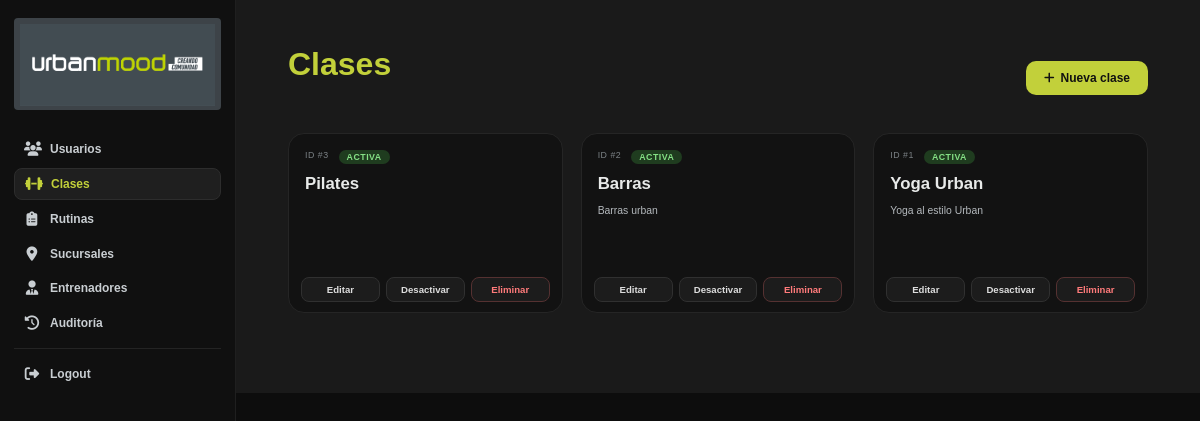
The page /admin/clases (signed in) on the database its author committed.
### models/clase.py (models this page shows, shortened)
class Clase(Base):
    __tablename__ = 'clases'
    id = Column(Integer, primary_key=True)
    name = Column(String(120), nullable=False, unique=True, index=True)
    description = Column(Text, nullable=True)
    is_active = Column(Boolean, nullable=False, default=True, index=True)
    created_at = Column(DateTime, nullable=False, default=datetime.utcnow)
    updated_at = Column(DateTime, nullable=False, default=datetime.utcnow, onupdate=datetime.utcnow)

### routes/admin.py (the view)
@admin_bp.route('/admin/clases', methods=['GET'])
@require_admin
def list_clases():
    with SessionLocal() as db:
        clases = db.query(Clase).order_by(Clase.created_at.desc()).all()
        return render_template('admin_clases.html', clases=clases)

### app.py (called while the page is built)
@app.context_processor
def inject_session_flags():
    return {
        'logged_in': bool(session.get('uid')),
        'user_role': session.get('role')
    }

@app.after_request
def add_security_headers(response):
    response.headers.setdefault('X-Content-Type-Options', 'nosniff')
    response.headers.setdefault('X-Frame-Options', 'SAMEORIGIN')
    response.headers.setdefault('Referrer-Policy', 'strict-origin-when-cross-origin')
    if request.path.startswith('/static/'):
        response.headers.setdefault('Cache-Control', 'public, max-age=86400, immutable')
    return response

### routes/admin.py (called while the page is built)
def require_admin(f):
    @wraps(f)
    def wrapper(*args, **kwargs):
        if session.get('role') != UserRole.admin.value:
            return jsonify({"success": False, "message": "No autorizado"}), 403
        return f(*args, **kwargs)
    return wrapper

### templates/admin_clases.html (shortened to what this page needs)
<!DOCTYPE html>
<html lang="es">
<head>
  <link rel="stylesheet" href="/static/style.css">
  <link rel="stylesheet" href="https://cdnjs.cloudflare.com/ajax/libs/font-awesome/6.5.0/css/all.min.css">
</head>
<body>
{% include '_admin_sidebar.html' %}
<main class="admin-content">
  <div class="clases-toolbar">
    <h1>Clases</h1>
    <button class="create-btn" id="open-create"><i class="fas fa-plus"></i> Nueva clase</button>
  </div>
  <div id="clases-grid" class="grid">
    {% if not clases %}
      <div class="empty" style="grid-column:1/-1;">Aún no hay clases creadas</div>
    {% else %}
      {% for c in clases %}
        <div class="clase-card{% if not c.is_active %} inactive{% endif %}" data-id="{{ c.id }}">
          <div class="meta"><span>ID #{{ c.id }}</span><span class="status-pill">{{ 'ACTIVA' if c.is_active else 'INACTIVA' }}</span></div>
          <h3 class="title">{{ c.name }}</h3>
          <p class="desc">{{ c.description or '' }}</p>
          <div class="actions">
            <button class="edit">Editar</button>
            <button class="toggle">{{ 'Desactivar' if c.is_active else 'Activar' }}</button>
            <button class="danger delete">Eliminar</button>
          </div>
        </div>
      {% endfor %}
    {% endif %}
  </div>
</main>
</body>
</html>

### static/style.css (style rules this page uses)
* { box-sizing: border-box; }
:root { --header-height: 60px; --header-height-mobile: 60px; --vh: 1vh; }
body { font-family: 'Be Vietnam Pro', sans-serif; margin: 0; padding: 0; background-color: #1a1a1a; color: #F2F2F2; scroll-behavior: smooth; overflow-x: hidden; width: 100%; max-width: 100%; }
html { overflow-x: hidden; width: 100%; max-width: 100%; }
main { padding: 1em; background-color: #1a1a1a; overflow-x: hidden; margin-top: 0; }
@media (min-width: 769px) { :root { --header-height: 90px; } }

### templates/admin_clases.html (style rules this page uses)
body { background:#0d0d0d;color:#e5e7e8;font-family:'Poppins',sans-serif;margin:0;padding-left:236px;transition:none; }
.admin-content { opacity:0; animation:fadeIn 0.3s ease-out forwards; }
main { padding:46px 52px 80px; }
h1 { margin:0 0 26px;font-size:2rem;color:#c2d03a; }
.clases-toolbar { display:flex; justify-content:space-between; align-items:center; flex-wrap:wrap; gap:14px; margin-bottom:24px; }
.create-btn { background:#c2d03a; color:#111; border:none; padding:10px 18px; font-size:.75rem; font-weight:600; border-radius:10px; cursor:pointer; display:inline-flex; align-items:center; gap:6px; }
.grid { display:grid; gap:18px; grid-template-columns:repeat(auto-fill,minmax(240px,1fr)); }
.clase-card { position:relative; background:#121212; border:1px solid #252525; padding:16px 16px 54px; border-radius:16px; display:flex; flex-direction:column; gap:10px; min-height:180px; }
.clase-card h3 { margin:0; font-size:1.05rem; color:#e8eae9; line-height:1.2; }
.clase-card p { margin:0; font-size:.65rem; line-height:1.35; color:#b4b9bd; white-space:pre-line; }
.meta { font-size:.55rem; letter-spacing:.5px; text-transform:uppercase; color:#7c8286; display:flex; gap:10px; }
.status-pill { font-size:.55rem; padding:2px 8px; border-radius:999px; background:#1f3c1f; color:#85e085; font-weight:600; letter-spacing:.5px; }
.actions { position:absolute; left:12px; right:12px; bottom:10px; display:flex; gap:6px; }
.actions button { flex:1; background:#1c1c1c; border:1px solid #303030; color:#ddd; font-size:.6rem; padding:6px 6px; border-radius:8px; cursor:pointer; font-weight:600; }
.actions button.danger { color:#ff7b7b; border-color:#553131; }

### rows shown on the page
Clase: id "3", is_active "ACTIVA", name "Pilates", is_active "Desactivar"
Clase: id "2", is_active "ACTIVA", name "Barras", description "Barras urban", is_active "Desactivar"
Clase: id "1", is_active "ACTIVA", name "Yoga Urban", description "Yoga al estilo Urban", is_active "Desactivar"
